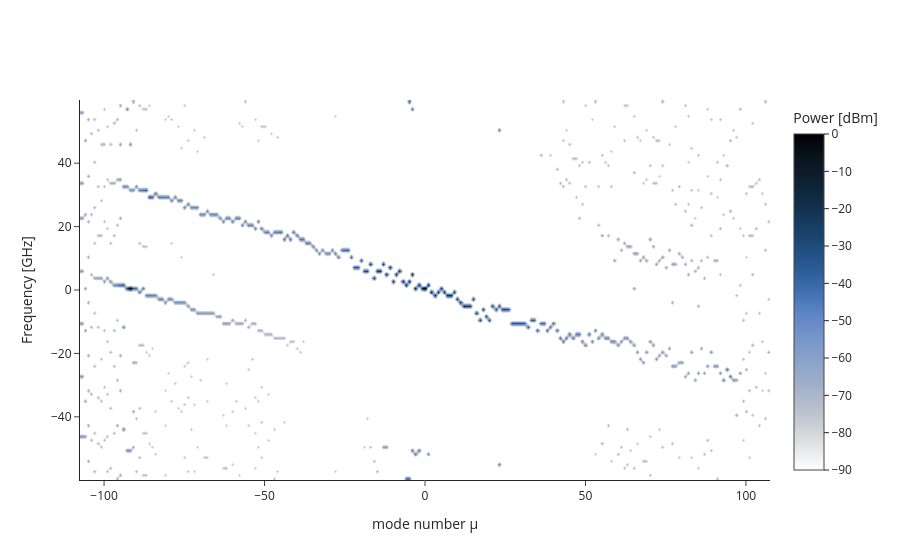

The code cell stored with this chart in its notebook:
### Markdown cell above
Ok that's better, but clearly we don't see things well still, especially at high mode number (high frequency) becasue of the OSA resolution. Let's only process the max of the spectrogram:

### Code cell
data, FSR, f0, N, fceo = GetOSAspectro(
    trace,
    FSR0=1000e9,
    Mtot=[-107, 107],
    height=7,
    res=900,
    window=60e9, 
    pks_only=True, #Now trigger that 
    ceo_estimate=True,
    pdcs=False,
)

print(f"νrep = {FSR*1e-9} GHz")
Nmod = np.round(fceo / FSR)
fceo_ = fceo - Nmod * FSR
print(f"νceo: {fceo_*1e-9} GHz")

fig = go.Figure()
tr = go.Heatmap(
    x=data.columns,
    y=data.index * 1e-9,
    z=data.values,
    colorscale=mpl_to_plotly(cmap.oslo_r),
    zsmooth="best",
    colorbar=dict(title="Power [dBm]"),
    zmax=0,
    zmin=-90,
)
fig.add_trace(tr)
fig.update_xaxes(title = 'mode number µ')
fig.update_yaxes(title = 'Frequency [GHz]')
fig.show()

### Figure 1 — Plotly figure (JSON) as saved in the notebook; plotly's stock layout.template omitted (floating-point values rounded to 4 significant figures; data arrays with more than 128 entries replaced by an {"elided": "..."} marker saying what was removed)
{"data": [{"colorbar": {"title": {"text": "Power [dBm]"}}, "colorscale": {"elided": "255x2 mixed values"}, "type": "heatmap", "x": {"elided": "215 float values"}, "y": [-59.37, -58.26, -57.15, -56.04, -54.93, -53.82, -52.71, -51.6, -50.49, -49.38, -48.27, -47.16, -46.05, -44.94, -43.83, -42.72, -41.61, -40.5, -39.39, -38.28, -37.17, -36.06, -34.95, -33.84, -32.74, -31.63, -30.52, -29.41, -28.3, -27.19, -26.08, -24.97, -23.86, -22.75, -21.64, -20.53, -19.42, -18.31, -17.2, -16.09, -14.98, -13.87, -12.76, -11.65, -10.54, -9.432, -8.322, -7.213, -6.103, -4.993, -3.884, -2.774, -1.664, -0.5548, 0.5548, 1.664, 2.774, 3.884, 4.993, 6.103, 7.213, 8.322, 9.432, 10.54, 11.65, 12.76, 13.87, 14.98, 16.09, 17.2, 18.31, 19.42, 20.53, 21.64, 22.75, 23.86, 24.97, 26.08, 27.19, 28.3, 29.41, 30.52, 31.63, 32.74, 33.84, 34.95, 36.06, 37.17, 38.28, 39.39, 40.5, 41.61, 42.72, 43.83, 44.94, 46.05, 47.16, 48.27, 49.38, 50.49, 51.6, 52.71, 53.82, 54.93, 56.04, 57.15, 58.26, 59.37], "z": {"elided": "108x215 float values"}, "zmax": 0, "zmin": -90, "zsmooth": "best"}], "layout": {"xaxis": {"title": {"text": "mode number µ"}}, "yaxis": {"title": {"text": "Frequency [GHz]"}}}}
